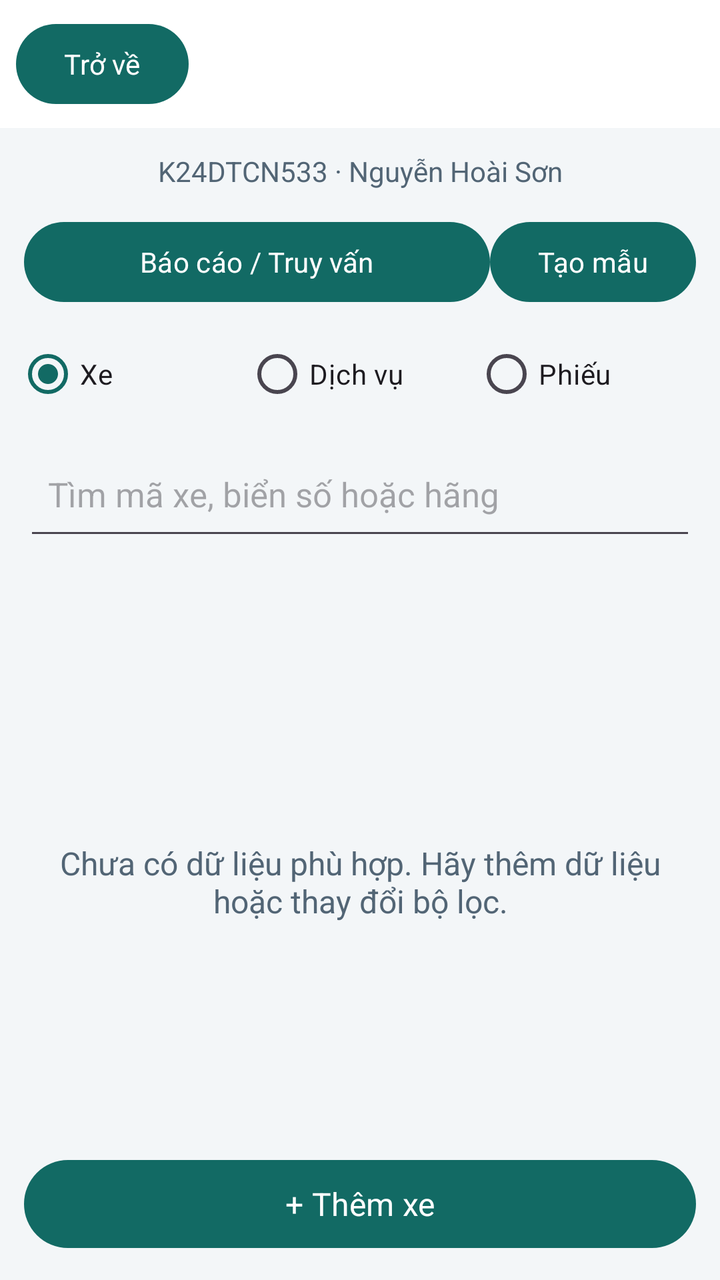
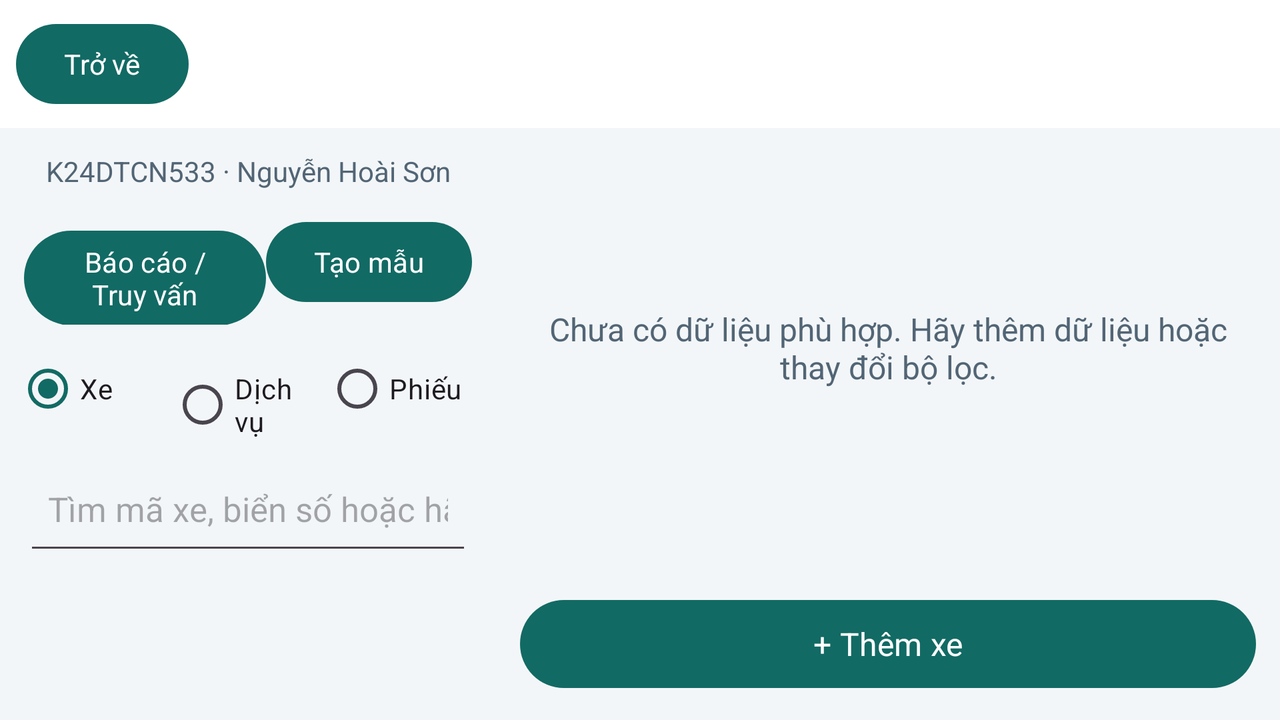

An Android layout and its configuration variant, each rendered on a device that would load it. The default file and the variant file are quoted in full after the pictures.
<!-- AndroidManifest.xml: application theme Theme.SQLiteK24DTCN533 -->
<!-- res/layout/activity_main.xml -->
<?xml version="1.0" encoding="utf-8"?>
<LinearLayout
    xmlns:android="http://schemas.android.com/apk/res/android"
    android:id="@+id/root"
    android:layout_width="match_parent"
    android:layout_height="match_parent"
    android:orientation="vertical"
    android:background="@color/paper">
    <include layout="@layout/toolbar"/>
    <TextView
        android:layout_width="match_parent"
        android:layout_height="wrap_content"
        android:text="@string/student_info"
        android:textColor="@color/muted"
        android:textSize="14sp"
        android:padding="12dp"
        android:gravity="center"/>
    <LinearLayout
        android:layout_width="match_parent"
        android:layout_height="wrap_content"
        android:orientation="horizontal"
        android:paddingStart="12dp"
        android:paddingEnd="12dp">
        <Button
            android:id="@+id/btnReports"
            android:layout_width="0dp"
            android:layout_weight="1"
            android:layout_height="wrap_content"
            android:minHeight="48dp"
            android:text="Báo cáo / Truy vấn"
            android:textAllCaps="false"/>
        <Button
            android:id="@+id/btnDemo"
            android:layout_width="wrap_content"
            android:layout_height="wrap_content"
            android:minHeight="48dp"
            android:text="Tạo mẫu"
            android:textAllCaps="false"/>
    </LinearLayout>
    <RadioGroup
        android:id="@+id/tabs"
        android:layout_width="match_parent"
        android:layout_height="wrap_content"
        android:orientation="horizontal"
        android:padding="8dp"
        android:checkedButton="@id/tabVehicles">
        <RadioButton
            android:id="@+id/tabVehicles"
            android:layout_width="0dp"
            android:layout_weight="1"
            android:layout_height="wrap_content"
            android:minHeight="48dp"
            android:text="Xe"/>
        <RadioButton
            android:id="@+id/tabServices"
            android:layout_width="0dp"
            android:layout_weight="1"
            android:layout_height="wrap_content"
            android:minHeight="48dp"
            android:text="Dịch vụ"/>
        <RadioButton
            android:id="@+id/tabOrders"
            android:layout_width="0dp"
            android:layout_weight="1"
            android:layout_height="wrap_content"
            android:minHeight="48dp"
            android:text="Phiếu"/>
    </RadioGroup>
    <EditText
        android:id="@+id/search" style="@style/FormInput"
        android:layout_marginStart="12dp"
        android:layout_marginEnd="12dp"
        android:hint="Tìm mã xe, biển số hoặc hãng"
        android:inputType="text"
        android:imeOptions="actionDone"
        android:maxLength="100"/>
    <TextView
        android:layout_width="match_parent"
        android:layout_height="wrap_content"
        android:text=""
        android:textColor="@color/muted"
        android:textSize="14sp"
        android:padding="12dp"
        android:id="@+id/summary"/>
    <Button
        android:id="@+id/clearFilter"
        style="@style/ActionButton"
        android:text="Xem phiếu của tất cả xe"
        android:visibility="gone"/>
    <FrameLayout
        android:layout_width="match_parent"
        android:layout_height="0dp"
        android:layout_weight="1">
        <ListView
            android:id="@+id/list"
            android:layout_width="match_parent"
            android:layout_height="match_parent"
            android:paddingStart="12dp"
            android:paddingEnd="12dp"
            android:clipToPadding="false"
            android:divider="@android:color/transparent"
            android:dividerHeight="8dp"/>
        <TextView
            android:id="@+id/empty"
            android:layout_width="match_parent"
            android:layout_height="match_parent"
            android:gravity="center"
            android:padding="24dp"
            android:text="Chưa có dữ liệu phù hợp. Hãy thêm dữ liệu hoặc thay đổi bộ lọc."
            android:textSize="16sp"
            android:textColor="@color/muted"/>
    </FrameLayout>
    <Button
        android:id="@+id/mainAction"
        style="@style/ActionButton"
        android:layout_margin="12dp"
        android:text="+ Thêm xe"/>
</LinearLayout>
<!-- res/layout/toolbar.xml (included above) -->
<LinearLayout
    xmlns:android="http://schemas.android.com/apk/res/android"
    android:layout_width="match_parent"
    android:layout_height="wrap_content"
    android:orientation="horizontal"
    android:gravity="center_vertical"
    android:padding="8dp"
    android:background="#FFFFFF">
    <Button
        android:id="@+id/btnBack"
        android:layout_width="wrap_content"
        android:layout_height="wrap_content"
        android:minHeight="48dp"
        android:minWidth="72dp"
        android:text="Trở về"
        android:textAllCaps="false"/>
    <TextView
        android:id="@+id/toolbarTitle"
        android:layout_width="0dp"
        android:layout_weight="1"
        android:layout_height="wrap_content"
        android:padding="8dp"
        android:textColor="@color/ink"
        android:textSize="21sp"
        android:textStyle="bold"/>
</LinearLayout>
<!-- resources referenced by this layout -->
<resources>
  <color name="ink">#182B3A</color>
  <color name="muted">#526575</color>
  <color name="paper">#F3F6F8</color>
  <string name="student_info">K24DTCN533 · Nguyễn Hoài Sơn</string>
  <style name="ActionButton">
          <item name="android:layout_width">match_parent</item>
          <item name="android:layout_height">wrap_content</item>
          <item name="android:minHeight">52dp</item>
          <item name="android:textAllCaps">false</item>
          <item name="android:textSize">16sp</item>
      </style>
  <style name="FormInput">
          <item name="android:layout_width">match_parent</item>
          <item name="android:layout_height">wrap_content</item>
          <item name="android:minHeight">56dp</item>
          <item name="android:textSize">17sp</item>
          <item name="android:textColor">@color/ink</item>
          <item name="android:singleLine">true</item>
          <item name="android:padding">12dp</item>
      </style>
  <style name="Theme.SQLiteK24DTCN533" parent="Theme.Material3.Light.NoActionBar">
          <item name="colorPrimary">@color/primary</item>
          <item name="colorOnPrimary">@color/white</item>
          <item name="android:fontFamily">sans-serif</item>
          <item name="android:windowLightStatusBar">true</item>
  
          <item name="android:windowBackground">@color/paper</item>
          <item name="android:colorAccent">@color/primary</item>
      </style>
  <color name="primary">#126A64</color>
  <color name="white">#FFFFFF</color>
</resources>
<!-- res/layout-land/activity_main.xml (the repository's variant of the layout above) -->
<!-- drawn on the phone turned sideways -->
<?xml version='1.0' encoding='utf-8'?>
<LinearLayout
    xmlns:android="http://schemas.android.com/apk/res/android"
    android:id="@+id/root"
    android:layout_width="match_parent"
    android:layout_height="match_parent"
    android:orientation="vertical"
    android:background="@color/paper">
    <include layout="@layout/toolbar" />
    <LinearLayout
        android:layout_width="match_parent"
        android:layout_height="0dp"
        android:layout_weight="1"
        android:orientation="horizontal">
        <ScrollView
            android:layout_width="248dp"
            android:layout_height="match_parent">
            <LinearLayout
                android:layout_width="match_parent"
                android:layout_height="wrap_content"
                android:orientation="vertical">
                <TextView
                    android:layout_width="match_parent"
                    android:layout_height="wrap_content"
                    android:text="@string/student_info"
                    android:textColor="@color/muted"
                    android:textSize="14sp"
                    android:padding="12dp"
                    android:gravity="center" />
                <LinearLayout
                    android:layout_width="match_parent"
                    android:layout_height="wrap_content"
                    android:orientation="horizontal"
                    android:paddingStart="12dp"
                    android:paddingEnd="12dp">
                    <Button
                        android:id="@+id/btnReports"
                        android:layout_width="0dp"
                        android:layout_weight="1"
                        android:layout_height="wrap_content"
                        android:minHeight="48dp"
                        android:text="Báo cáo / Truy vấn"
                        android:textAllCaps="false" />
                    <Button
                        android:id="@+id/btnDemo"
                        android:layout_width="wrap_content"
                        android:layout_height="wrap_content"
                        android:minHeight="48dp"
                        android:text="Tạo mẫu"
                        android:textAllCaps="false" />
                </LinearLayout>
                <RadioGroup
                    android:id="@+id/tabs"
                    android:layout_width="match_parent"
                    android:layout_height="wrap_content"
                    android:orientation="horizontal"
                    android:padding="8dp"
                    android:checkedButton="@id/tabVehicles">
                    <RadioButton
                        android:id="@+id/tabVehicles"
                        android:layout_width="0dp"
                        android:layout_weight="1"
                        android:layout_height="wrap_content"
                        android:minHeight="48dp"
                        android:text="Xe" />
                    <RadioButton
                        android:id="@+id/tabServices"
                        android:layout_width="0dp"
                        android:layout_weight="1"
                        android:layout_height="wrap_content"
                        android:minHeight="48dp"
                        android:text="Dịch vụ" />
                    <RadioButton
                        android:id="@+id/tabOrders"
                        android:layout_width="0dp"
                        android:layout_weight="1"
                        android:layout_height="wrap_content"
                        android:minHeight="48dp"
                        android:text="Phiếu" />
                </RadioGroup>
                <EditText
                    android:id="@+id/search"
                    style="@style/FormInput"
                    android:layout_marginStart="12dp"
                    android:layout_marginEnd="12dp"
                    android:hint="Tìm mã xe, biển số hoặc hãng"
                    android:inputType="text"
                    android:imeOptions="actionDone"
                    android:maxLength="100" />
                <TextView
                    android:layout_width="match_parent"
                    android:layout_height="wrap_content"
                    android:text=""
                    android:textColor="@color/muted"
                    android:textSize="14sp"
                    android:padding="12dp"
                    android:id="@+id/summary" />
                <Button
                    android:id="@+id/clearFilter"
                    style="@style/ActionButton"
                    android:text="Xem phiếu của tất cả xe"
                    android:visibility="gone" />
            </LinearLayout>
        </ScrollView>
        <LinearLayout
            android:layout_width="0dp"
            android:layout_weight="1"
            android:layout_height="match_parent"
            android:orientation="vertical">
            <FrameLayout
                android:layout_width="match_parent"
                android:layout_height="0dp"
                android:layout_weight="1">
                <ListView
                    android:id="@+id/list"
                    android:layout_width="match_parent"
                    android:layout_height="match_parent"
                    android:paddingStart="12dp"
                    android:paddingEnd="12dp"
                    android:clipToPadding="false"
                    android:divider="@android:color/transparent"
                    android:dividerHeight="8dp" />
                <TextView
                    android:id="@+id/empty"
                    android:layout_width="match_parent"
                    android:layout_height="match_parent"
                    android:gravity="center"
                    android:padding="24dp"
                    android:text="Chưa có dữ liệu phù hợp. Hãy thêm dữ liệu hoặc thay đổi bộ lọc."
                    android:textSize="16sp"
                    android:textColor="@color/muted" />
            </FrameLayout>
            <Button
                android:id="@+id/mainAction"
                style="@style/ActionButton"
                android:layout_margin="12dp"
                android:text="+ Thêm xe" />
        </LinearLayout>
    </LinearLayout>
</LinearLayout>
